Frame 1 (no input): blank canvas, image omitted
Frame 60 (no input): blank canvas, image omitted
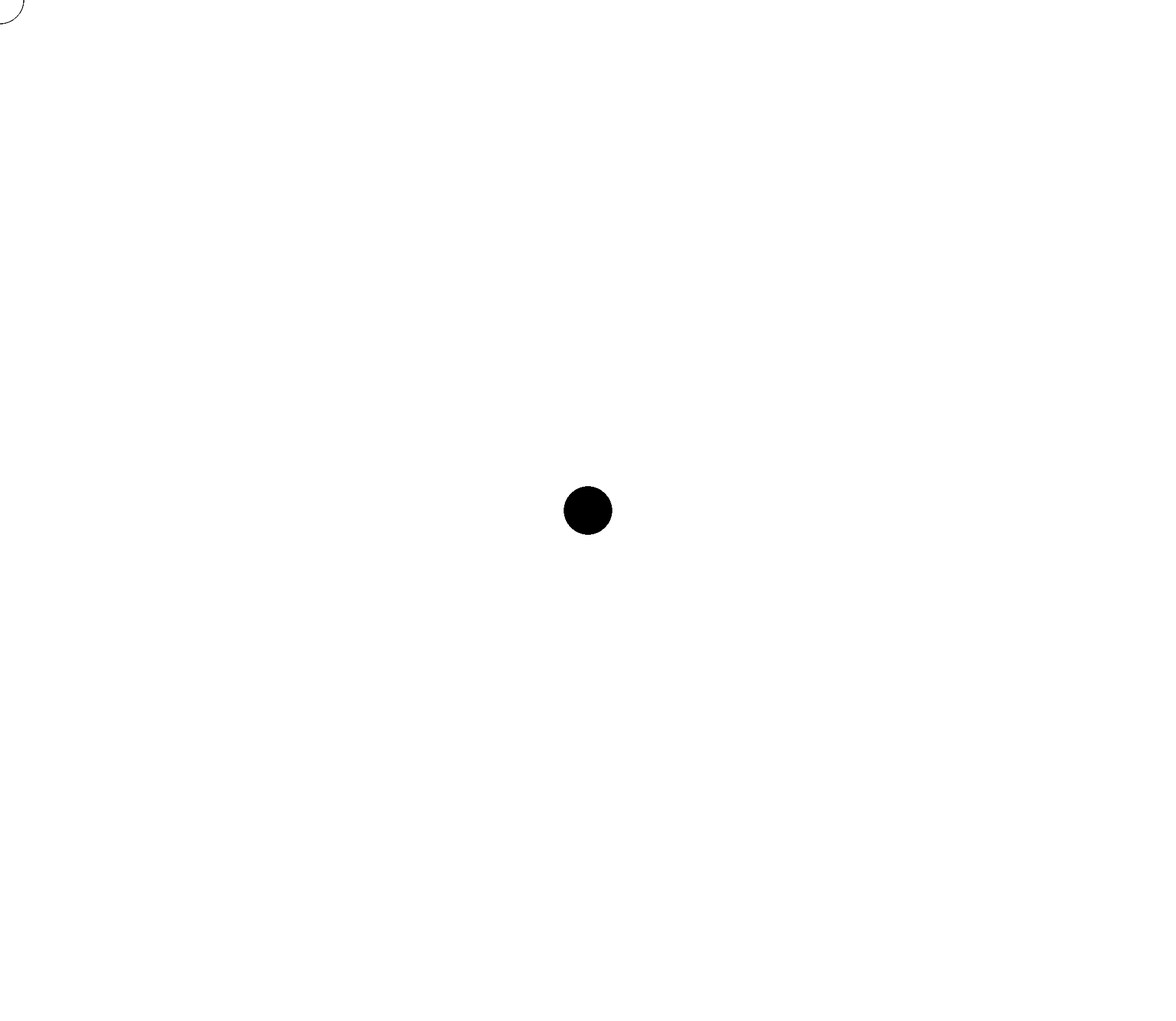
Frame 120 (the mouse pressed at the canvas centre since frame 60)

The p5.js sketch whose frames 1 and 60 were blank and that drew this single picture after the mouse press (run headless with seeded random() and noise() and a simulated clock; from frame 60 on, the mouse is pressed at the canvas centre):

// p5.js sketch
// ── sketch.js
function setup() {
  createCanvas(1980, 1720);
}

function draw() {
  if (mouseIsPressed) {
    fill(0);
  } else {
    fill(255);
  }
  ellipse(mouseX, mouseY, 80, 80);
}
